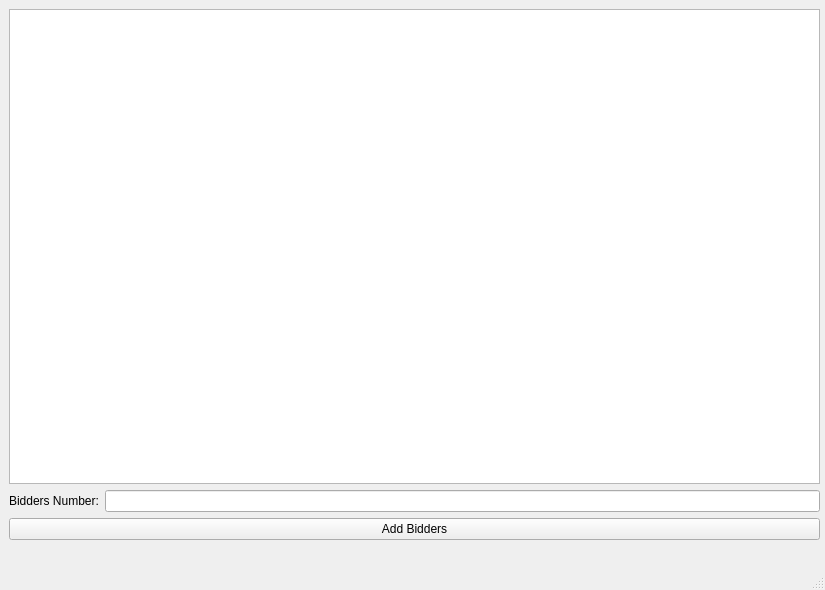
<?xml version="1.0" encoding="UTF-8"?>
<ui version="4.0">
 <class>MainWindow</class>
 <widget class="QMainWindow" name="MainWindow">
  <property name="geometry">
   <rect>
    <x>0</x>
    <y>0</y>
    <width>825</width>
    <height>590</height>
   </rect>
  </property>
  <property name="sizePolicy">
   <sizepolicy hsizetype="MinimumExpanding" vsizetype="Preferred">
    <horstretch>0</horstretch>
    <verstretch>0</verstretch>
   </sizepolicy>
  </property>
  <property name="windowTitle">
   <string>MainWindow</string>
  </property>
  <widget class="QWidget" name="centralwidget">
   <widget class="QWidget" name="verticalLayoutWidget">
    <property name="geometry">
     <rect>
      <x>9</x>
      <y>9</y>
      <width>811</width>
      <height>531</height>
     </rect>
    </property>
    <layout class="QVBoxLayout" name="verticalLayout">
     <item>
      <widget class="QTableView" name="tableView"/>
     </item>
     <item>
      <layout class="QFormLayout" name="formLayout_3">
       <item row="0" column="0">
        <widget class="QLabel" name="label">
         <property name="text">
          <string>Bidders Number:</string>
         </property>
        </widget>
       </item>
       <item row="0" column="1">
        <widget class="QLineEdit" name="lineEdit"/>
       </item>
      </layout>
     </item>
     <item>
      <widget class="QPushButton" name="pushButton">
       <property name="text">
        <string>Add Bidders</string>
       </property>
      </widget>
     </item>
    </layout>
   </widget>
  </widget>
  <widget class="QMenuBar" name="menubar">
   <property name="geometry">
    <rect>
     <x>0</x>
     <y>0</y>
     <width>825</width>
     <height>25</height>
    </rect>
   </property>
  </widget>
  <widget class="QStatusBar" name="statusbar"/>
 </widget>
 <resources/>
 <connections/>
</ui>
